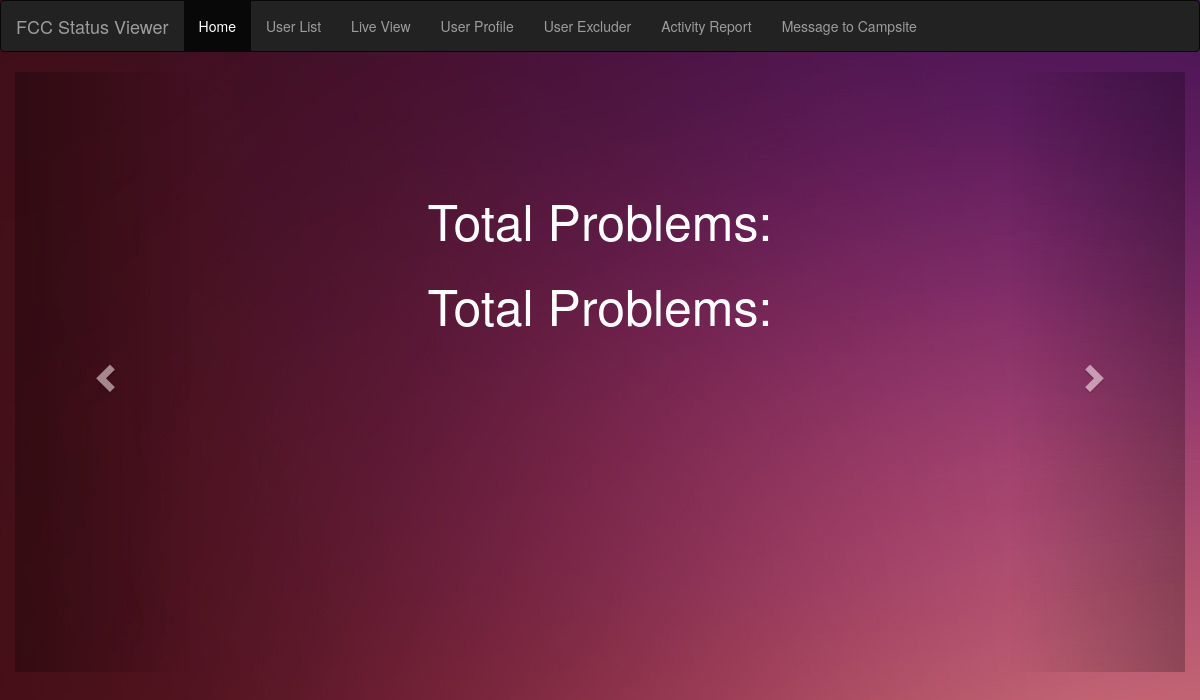
Before: / with the older database file.
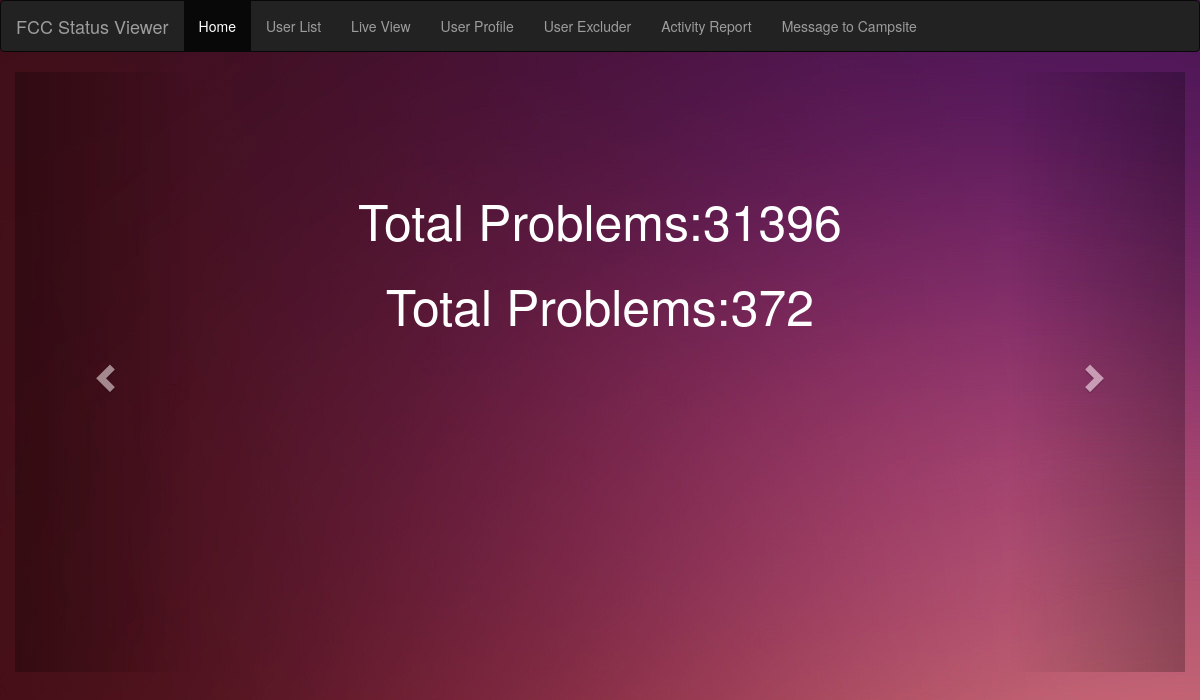
After: the same page with the newer database file.
### tables this page shows
CREATE TABLE IF NOT EXISTS `daily_count` (
  `u_date` date NOT NULL,
  `pts_count` int(11) NOT NULL,
  `u_count` int(11) NOT NULL,
  PRIMARY KEY (`u_date`)
);

### index.php (the view, shortened to what this page needs)
<?php
$link = mysqli_connect('localhost','root','','mini');
 ?>
<html>
  <head>
    <link rel="stylesheet" type="text/css" href="node_modules\bootstrap\dist\css\bootstrap.css">
    <link rel="stylesheet" type="text/css" href="node_modules\bootstrap\dist\css\animate.css">
  </head>
  <body>
    <nav class="navbar navbar-inverse">
      <div class="container-fluid">
        <div class="navbar-header">
          <a class="navbar-brand" href="index.php">FCC Status Viewer</a>
        </div>
        <ul class="nav navbar-nav">
          <li class="active"><a href="index.php">Home</a></li>
          <li><a href="userlist.php">User List</a></li>
          <li><a href="http://fcc-status.herokuapp.com" target="_blank">Live View</a></li>
          <li><a href="userprofile.php">User Profile</a></li>
          <li><a href="userexcluder.php">User Excluder</a></li>
          <li><a href="activity.php">Activity Report</a></li>
          <li><a href="message.php">Message to Campsite</a></li>
        </ul>
      </div>
    </nav>
    <div class="container-fluid">
      <div id="myCarousel" class="carousel slide" data-ride="carousel">
            <div class="carousel-inner" role="listbox">
                <?php
                    $qry="SELECT * FROM `daily_count` where `u_date`='".date('Y-m-d')."'";
                    $qry2=mysqli_query($link,$qry) or die (mysqli_error($link));
                        while($row = mysqli_fetch_array($qry2, MYSQL_ASSOC)) {
                              $pts=$row['pts_count'];
                              $ucount=$row['u_count'];
                        }
                        echo "<div class=\"item active\">
                                  <div class=\"cont\">
                                  <div class=\"row\">
                                      <div class=\"col-lg-12 text-center\">
                                        <h1>Total Problems:".$pts." </h1>
                                      </div>
                                  </div>
                                  <div class=\"row\">
                                      <div class=\"col-lg-12 text-center\">
                                        <h1>Total Problems:".$ucount." </h1>
                                      </div>
                                  </div>
                                  </div>
                              </div>";
                ?>
                <a class="left carousel-control" href="#myCarousel" role="button" data-slide="prev">
                  <span class="glyphicon glyphicon-chevron-left" aria-hidden="true"></span>
                </a>
                <a class="right carousel-control" href="#myCarousel" role="button" data-slide="next">
                  <span class="glyphicon glyphicon-chevron-right" aria-hidden="true"></span>
                </a>
            </div>
    </div>
  </body>
</html>

### index.php (style rules this page uses)
h1 { font-size: 50px; }
.cont { padding-top: 100px; }
.carousel-inner { height:75%; }
body { background-image:url("img/bg2.jpg"); color: #fff; }

Changed rows visible on the page:
added daily_count: pts_count "31396", u_count "372"
